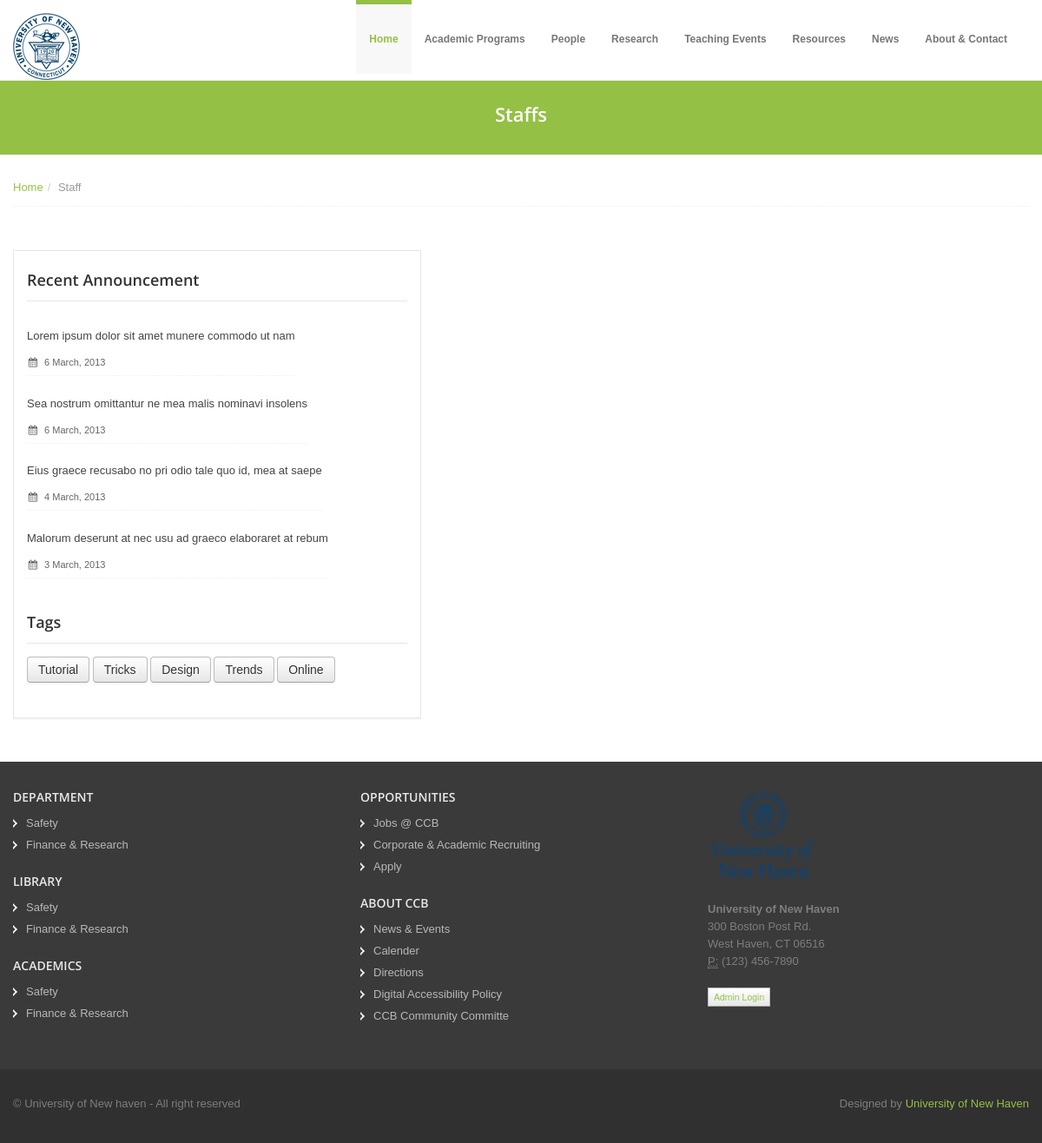
Before: /staff/ with the older database file.
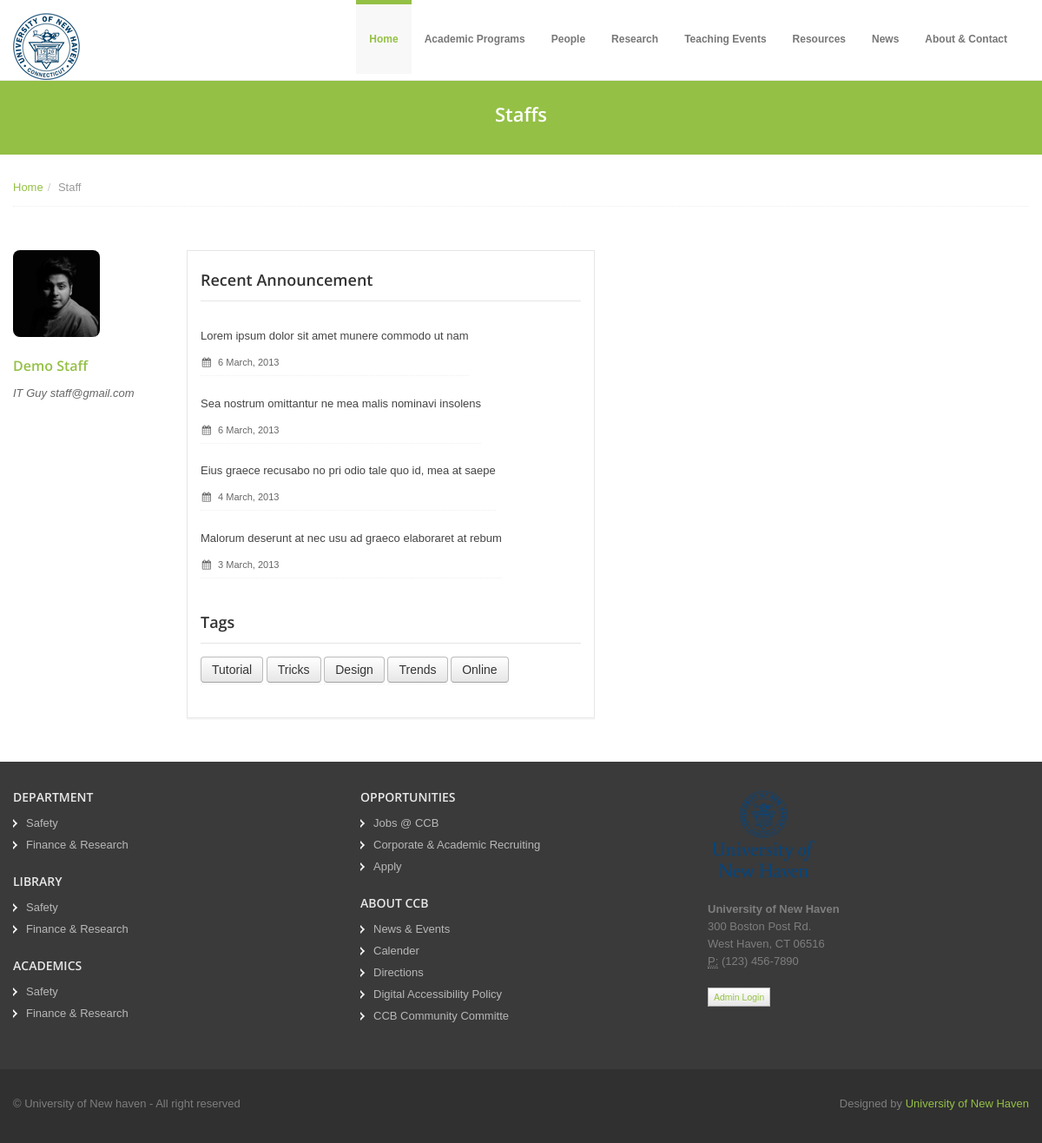
After: the same page with the newer database file.
### peopleApp/models.py (models this page shows, shortened)
class staff(models.Model):
    name = models.TextField(max_length=100)
    staff_image = models.ImageField(null=True, blank=True, upload_to="Images/")
    email = models.EmailField(max_length=50)
    designation = models.TextField(max_length=100)

### HomeApp/views.py (the view)
def staffs(request):
    data = staff.objects.order_by('name')
    return render(request,'HomeApp/staff.html',context={'staff':data})

### templates/HomeApp/staff.html (shortened to what this page needs)
{% extends "layouts/guest.html" %}
{% load static %}
{% block content %}
  <section id="subintro">
    <div class="jumbotron subhead" id="overview">
      <div class="container">
        <div class="row">
          <div class="span12">
            <div class="centered">
              <h3>Staffs</h3>
            </div>
          </div>
        </div>
      </div>
    </div>
  </section>
  <section id="breadcrumb">
    <div class="container">
      <div class="row">
        <div class="span12">
          <ul class="breadcrumb notop">
            <li><a href="{% url 'index'%}">Home</a><span class="divider">/</span></li>
            <li class="active">Staff</li>
          </ul>
        </div>
      </div>
    </div>
  </section>
  <section id="maincontent">
    <div class="container">
      <div class="row">
        {% for value in staff %}
        <div class="span2">
          <div class="post-image">
            <a href="#"><img src="/media/{{ BASIC_DIR }}/{{value.staff_image}}" alt="" style="height:100px; width:100px; border-radius: 8px; "/></a>
          </div><br>
          <div class="post-heading">
            <h5><a href="#">{{ value.name}}</a></h5>
            <i>{{ value.designation}}</i>
            <em>{{ value.email}}</em>
          </div>
        </div>
        {% endfor %}
        <div class="span5">
          <aside>
            <div class="widget">
              <h4>Recent Announcement</h4>
              <ul class="recent-posts">
                <li><a href="#">Lorem ipsum dolor sit amet munere commodo ut nam</a>
                  <span class="date"><i class="icon-calendar"></i> 6 March, 2013</span>
                </li>
                <li><a href="#">Sea nostrum omittantur ne mea malis nominavi insolens</a>
                  <span class="date"><i class="icon-calendar"></i> 6 March, 2013</span>
                </li>
                <li><a href="#">Eius graece recusabo no pri odio tale quo id, mea at saepe</a>
                  <span class="date"><i class="icon-calendar"></i> 4 March, 2013</span>
                </li>
                <li><a href="#">Malorum deserunt at nec usu ad graeco elaboraret at rebum</a>
                  <span class="date"><i class="icon-calendar"></i> 3 March, 2013</span>
                </li>
              </ul>
            </div>
            <div class="widget">
              <h4>Tags</h4>
              <ul class="tags">
                <li><a href="#" class="btn">Tutorial</a></li>
                <li><a href="#" class="btn">Tricks</a></li>
                <li><a href="#" class="btn">Design</a></li>
                <li><a href="#" class="btn">Trends</a></li>
                <li><a href="#" class="btn">Online</a></li>
              </ul>
            </div>
          </aside>
        </div>
      </div>
    </div>
  </section>
 {% endblock content %}

### templates/layouts/guest.html (shortened to what this page needs)
{% load static %}
<!DOCTYPE html>
<html lang="en">
<head>
  <link href="{% static '/css/bootstrap.css' %}" rel="stylesheet">
  <link href="{% static '/css/bootstrap-responsive.css' %}" rel="stylesheet">
  <link href="{% static '/css/docs.css' %}" rel="stylesheet">
  <link href="{% static '/css/prettyPhoto.css' %}" rel="stylesheet">
  <link href="{% static '/js/google-code-prettify/prettify.css' %}" rel="stylesheet">
  <link href="{% static '/css/flexslider.css' %}" rel="stylesheet">
  <link href="{% static '/css/sequence.css' %}" rel="stylesheet">
  <link href="{% static '/css/style.css' %}" rel="stylesheet">
  <link href="{% static '/color/default.css' %}" rel="stylesheet">
  <link href="{% static '/css/popup.css' %}" rel="stylesheet">
</head>
<body>
  <header>
    <div class="navbar navbar-fixed-top">
      <div class="navbar-inner">
        <div class="container">
          <a class="brand logo" href="{% url 'index' %}"><img src="{% static '/img/logo.png' %}" alt=""></a>
          <div class="navigation">
            <nav>
              <ul class="nav topnav">
                <li class="dropdown active">
                  <a href="{% url 'index' %}">Home</a>
                </li>
                <li class="dropdown">
                  <a href="#">Academic Programs</a>
                </li>
                <li class="dropdown">
                  <a href="#">People</a>
                </li>
                <li class="dropdown">
                  <a href="#">Research</a>
                </li>
                <li class="dropdown">
                  <a href="#">Teaching Events</a>
                </li>
                <li class="dropdown">
                  <a href="#">Resources</a>
                </li>
                <li>
                  <a href="#">News</a>
                </li>
                <li>
                  <a href="#">About & Contact</a>
                </li>
              </ul>
            </nav>
          </div>
        </div>
      </div>
    </div>
  </header>
  {% block content %}
  {% endblock %}
  <footer class="footer">
    <div class="container">
      <div class="row">
        <div class="span4">
          <div class="widget">
            <ul class="regular">
              <h6>DEPARTMENT</h6>
              <li><a href="#">Safety</a></li>
              <li><a href="#">Finance & Research</a></li><br>
              <h6>LIBRARY</h6>
              <li><a href="#">Safety</a></li>
              <li><a href="#">Finance & Research</a></li><br>
              <h6>ACADEMICS</h6>
              <li><a href="#">Safety</a></li>
              <li><a href="#">Finance & Research</a></li><br>
            </ul>
          </div>
        </div>
        <div class="span4">
          <div class="widget">
            <ul class="regular">
              <h6>OPPORTUNITIES</h6>
              <li><a href="#">Jobs @ CCB</a></li>
              <li><a href="#">Corporate & Academic Recruiting</a></li>
              <li><a href="#">Apply</a></li><br>
              <h6>ABOUT CCB</h6>
              <li><a href="#">News & Events</a></li>
              <li><a href="#">Calender</a></li>
              <li><a href="#">Directions</a></li>
              <li><a href="#">Digital Accessibility Policy</a></li>
              <li><a href="#">CCB Community Committe</a></li><br>
            </ul>
          </div>
        </div>
        <div class="span4">
          <div class="widget">
            <a class="brand logo" href="#">
                            <img src="{% static 'img/University_of_New_Haven_logo.png' %}" alt="" style="width: 130px; height: 110px;">
                        </a>
            <address>
                            <strong>University of New Haven</strong><br>
                             300 Boston Post Rd.<br>
                             West Haven, CT 06516<br>
                            <abbr title="Phone">P:</abbr> (123) 456-7890
                        </address>
          </div>
          <div>
            <button class="btn btn-mini" style="vertical-align:middle"><span><a href="{% url 'login_page' %}" target="_blank">Admin Login</a></span>
            </button>
          </div>
        </div>
      </div>
    </div>
    <div class="verybottom">
      <div class="container">
        <div class="row">
          <div class="span6">
            <p>
              &copy; University of New haven - All right reserved
            </p>
          </div>
          <div class="span6">
            <div class="credits">
              Designed by <a href="https://www.unh.com/">University of New Haven</a>
            </div>
          </div>
        </div>
      </div>
    </div>
  </footer>
</body>
</html>

### static/css/docs.css (style rules this page uses)
section { padding-top: 30px; }
.jumbotron { position: relative; }

### static/css/style.css (style rules this page uses)
.row { margin-bottom: 20px; }
header .navbar .brand.logo { padding: 0; margin-left: 0; margin-top: 15px; }
.navbar .nav { margin-top: 5px; }
.navbar .nav li.active { margin-top: -5px; }
.navbar .nav li.active a, .navbar .nav li.active a:hover { background: #f8f8f8; }
.navbar ul.topnav { float: right; }
.navbar .nav>li>a { float: none; font-size: 12px; padding: 30px 15px 30px; color: #777777; text-decoration: none; text-shadow: none; font-weight: bold; }
#maincontent { z-index: 1000; margin-top: 0px; }
section#subintro { width: 100%; color: #fff; height: auto; margin: 0 auto; padding: 0; margin-top: 80px; }
aside { padding: 20px 15px 0 15px; margin: 0 0 30px 0; border: 1px solid #e6e6e6; -webkit-box-shadow: 0 2px 0 rgba(0, 0, 0, 0.03); -moz-box-shadow: 0 2px 0 rgba(0, 0, 0, 0.03); box-shadow: 0 2px 0 rgba(0, 0, 0, 0.03); -webkit-box-sizing: border-box; -moz-box-sizing: border-box; box-sizing: border-box; }
aside .widget { margin-bottom: 30px; }
aside .widget ul { list-style: none; margin-left: 0; }
aside .widget ul li { border-bottom: 1px dotted #efefef; margin: 15px 0 0 0; padding-bottom: 5px; }
aside .widget h4 { border-bottom: 1px solid #e5e5e5; padding-bottom: 10px; margin-bottom: 15px; }
aside .widget ul.recent-posts li { overflow: hidden; display: inline-block; }
aside .widget ul.recent-posts li a { color: #444; text-align: left; }
aside .widget ul.recent-posts li span.date { float: left; font-size: 11px; margin-top: 10px; }
aside .widget ul.tags li { display: inline; }
aside .widget ul.tags li a { margin-bottom: 10px; }
[class^="icon-"], [class*=" icon-"] { float: none; }
[class^="icon-"], [class*=" icon-"] { margin-top: 1px; margin-right: .3em; }
.subhead { text-align: left; margin: 0 0 20px 0; padding: 35px 0 10px 0 }
.subhead h3 { color: #fff; margin: 0; padding: 0; }
#breadcrumb .breadcrumb { margin: -30px 0 0 0; border-bottom: 1px dotted #eeeeee; padding-bottom: 10px; }
.breadcrumb>li { display: inline-block; *display: inline; line-height: 1.6em; *zoom: 1; }
.breadcrumb>li>.divider { padding: 0 5px; color: #ccc; }
footer { padding-top: 30px; color: #7e7e7e; }
footer.footer { background: #3a3a3a; }
footer h1, footer h2, footer h3, footer h4, footer h5, footer h6 { color: #e8e8e8; }
footer .verybottom { padding-top: 30px; background: #303030; }
footer ul.regular li a, footer .nav-list li.nav-header { text-shadow: none; color: #b8b8b8; }
footer ul.regular, footer ul.nav { margin-left: 0; list-style: none; }
footer ul.regular li { background-attachment: scroll; background: url(../img/list/white-arrow.png) no-repeat 0 5px; padding-left: 15px; margin-top: 5px; margin-left: 0; }
footer .logo img { margin-bottom: 20px; }
.credits { text-align: right; }
.centered { text-align: center; }

### static/color/default.css (style rules this page uses)
a { color: #94c045; }
.navbar .nav li.active { border-top:5px solid #94c045; }
.navbar .nav li.active a { color:#94c045; }
section#subintro { background: #94c045; }

Changed rows visible on the page:
added staff: staff_image (picture), name "Demo Staff", designation "IT Guy", email "staff@gmail.com"
